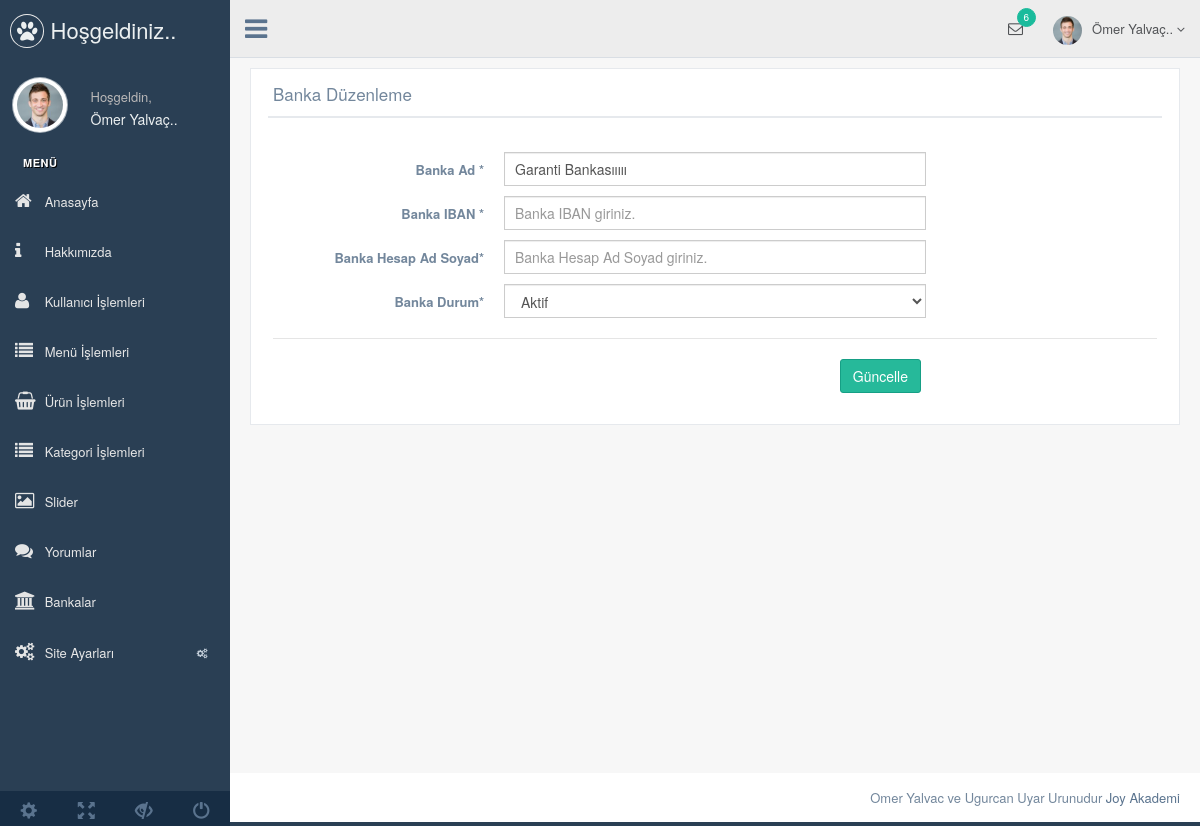
The app's page /admin/production/banka-duzenle.php?banka_id=1 (signed in) with its own data.
### tables this page shows
CREATE TABLE `kullanici` (
  `kullanici_id` int(11) NOT NULL,
  `kullanici_zaman` datetime NOT NULL DEFAULT CURRENT_TIMESTAMP,
  `kullanici_resim` varchar(250) NOT NULL,
  `kullanici_tc` varchar(50) NOT NULL,
  `kullanici_ad` varchar(50) NOT NULL,
  `kullanici_mail` varchar(100) NOT NULL,
  `kullanici_gsm` varchar(50) NOT NULL,
  `kullanici_password` varchar(50) NOT NULL,
  `kullanici_adsoyad` varchar(50) NOT NULL,
  `kullanici_adres` varchar(250) NOT NULL,
  `kullanici_il` varchar(100) NOT NULL,
  `kullanici_ilce` varchar(100) NOT NULL,
  `kullanici_unvan` varchar(100) NOT NULL,
  `kullanici_yetki` varchar(50) NOT NULL,
  `kullanici_durum` int(1) NOT NULL DEFAULT '1'
);

CREATE TABLE `banka` (
  `banka_id` int(11) NOT NULL,
  `banka_ad` varchar(50) NOT NULL,
  `banka_iban` varchar(50) NOT NULL,
  `banka_hesapadsoyad` varchar(50) NOT NULL,
  `banka_durum` enum('0','1') NOT NULL DEFAULT '0'
);

### admin/production/banka-duzenle.php (the view, shortened to what this page needs)
<?php include 'header.php';
$bankasor=$db->prepare("SELECT * FROM banka where banka_id=:id");
$bankasor->execute(array(
  'id' => $_GET['banka_id']
));
$bankacek=$bankasor->fetch(PDO::FETCH_ASSOC);
?>
        <div class="right_col" role="main">
          <div class="">
            <div class="row">
              <div class="col-md-12 col-sm-12 col-xs-12">
                <div class="x_panel">
                  <div class="x_title">
                    <h2>Banka Düzenleme </h2>
                    <div class="clearfix"></div>
                  </div>
                  <div class="x_content">
                    <br />
                    <form action="../netting/islem.php" method="POST" id="demo-form2" data-parsley-validate class="form-horizontal form-label-left">
                      <div class="form-group">
                        <label class="control-label col-md-3 col-sm-3 col-xs-12" for="first-name">Banka Ad <span class="required">*</span>
                        </label>
                        <div class="col-md-6 col-sm-6 col-xs-12">
                          <input type="text" id="first-name" name="banka_ad" value="<?php echo $bankacek['banka_ad'] ?>" required="required" class="form-control col-md-7 col-xs-12">
                        </div>
                      </div>
                      <div class="form-group">
                        <label class="control-label col-md-3 col-sm-3 col-xs-12" for="first-name">Banka IBAN <span class="required">*</span>
                        </label>
                        <div class="col-md-6 col-sm-6 col-xs-12">
                          <input type="text" id="first-name" name="banka_iban" placeholder="Banka IBAN giriniz." required="required" class="form-control col-md-7 col-xs-12">
                        </div>
                      </div>
                      <div class="form-group">
                        <label class="control-label col-md-3 col-sm-3 col-xs-12" for="first-name">Banka Hesap Ad Soyad<span class="required">*</span>
                        </label>
                        <div class="col-md-6 col-sm-6 col-xs-12">
                          <input type="text" id="first-name" name="banka_hesapadsoyad" placeholder="Banka Hesap Ad Soyad giriniz." required="required" class="form-control col-md-7 col-xs-12">
                        </div>
                      </div>
                      <div class="form-group">
                        <label class="control-label col-md-3 col-sm-3 col-xs-12" for="first-name">Banka Durum<span class="required">*</span>
                        </label>
                        <div class="col-md-6 col-sm-6 col-xs-12">
                         <select id="heard" class="form-control" name="banka_durum" required>
                        <option value="1" <?php echo $bankacek['banka_durum']=='1' ? 'selected=""' : ''; ?>> Aktif </option>
                        </select>
                        </div>
                      </div>
                      <div class="ln_solid"></div>
                      <div class="form-group">
                        <div align=right class="col-md-6 col-sm-6 col-xs-12 col-md-offset-3">
                          <button type="submit" name="bankaduzenle" class="btn btn-success">Güncelle</button>
                        </div>
                      </div>
                    </form>
                  </div>
                </div>
              </div>
            </div>
          </div>
        </div>
     <?php include 'footer.php';
     ?>

### admin/production/header.php (shortened to what this page needs)
<?php
include '../netting/baglam.php';
$kullanicisor=$db->prepare("SELECT * FROM kullanici where kullanici_mail=:mail");
$kullanicisor->execute(array(
  'mail' => $_SESSION['kullanici_mail']
));
$kullanicicek=$kullanicisor->fetch(PDO::FETCH_ASSOC);
?>
<!DOCTYPE html>
<html lang="en">
  <head>
    <link href="../vendors/bootstrap/dist/css/bootstrap.min.css" rel="stylesheet">
    <link href="../vendors/font-awesome/css/font-awesome.min.css" rel="stylesheet">
    <link href="../vendors/nprogress/nprogress.css" rel="stylesheet">
    <link href="../vendors/iCheck/skins/flat/green.css" rel="stylesheet">
    <link href="../vendors/datatables.net-bs/css/dataTables.bootstrap.min.css" rel="stylesheet">
    <link href="../vendors/datatables.net-buttons-bs/css/buttons.bootstrap.min.css" rel="stylesheet">
    <link href="../vendors/datatables.net-fixedheader-bs/css/fixedHeader.bootstrap.min.css" rel="stylesheet">
    <link href="../vendors/datatables.net-responsive-bs/css/responsive.bootstrap.min.css" rel="stylesheet">
    <link href="../vendors/datatables.net-scroller-bs/css/scroller.bootstrap.min.css" rel="stylesheet">
    <link href="../build/css/custom.min.css" rel="stylesheet">
  </head>
  <body class="nav-md">
    <div class="container body">
      <div class="main_container">
        <div class="col-md-3 left_col">
          <div class="left_col scroll-view">
            <div class="navbar nav_title" style="border: 0;">
              <a href="index.html" class="site_title"><i class="fa fa-paw"></i> <span>Hoşgeldiniz..</span></a>
            </div>
            <div class="profile clearfix">
              <div class="profile_pic">
                <img src="images/img.jpg" alt="..." class="img-circle profile_img">
              </div>
              <div class="profile_info">
                <span>Hoşgeldin,</span>
                <h2><?php echo $kullanicicek['kullanici_adsoyad']; ?></h2>
              </div>
            </div>
            <br />
            <div id="sidebar-menu" class="main_menu_side hidden-print main_menu">
              <div class="menu_section">
                <h3>Menü</h3>
                <ul class="nav side-menu">
                <li><a href="index.php"><i class="fa fa-home"></i> Anasayfa </a></li>
                <li><a href="hakkimizda.php"><i class="fa fa-info"></i> Hakkımızda </a></li>
                <li><a href="kullanici.php"><i class="fa fa-user"></i> Kullanıcı İşlemleri </a></li>
                <li><a href="menu.php"><i class="fa fa-list"></i> Menü İşlemleri </a></li>
                <li><a href="urun.php"><i class="fa fa-shopping-basket"></i> Ürün İşlemleri </a></li>
                <li><a href="kategori.php"><i class="fa fa-list"></i> Kategori İşlemleri </a></li>
                <li><a href="slider.php"><i class="fa fa-image"></i> Slider </a></li>
                <li><a href="yorum.php"><i class="fa fa-comments"></i> Yorumlar </a></li>
                <li><a href="banka.php"><i class="fa fa-bank"></i> Bankalar </a></li>
                  <li><a><i class="fa fa-cogs"></i> Site Ayarları <span class="fa fa-cogs"></span></a>
                  </li>
                </ul>
              </div>
            </div>
            <div class="sidebar-footer hidden-small">
              <a data-toggle="tooltip" data-placement="top" title="Settings">
                <span class="glyphicon glyphicon-cog" aria-hidden="true"></span>
              </a>
              <a data-toggle="tooltip" data-placement="top" title="FullScreen">
                <span class="glyphicon glyphicon-fullscreen" aria-hidden="true"></span>
              </a>
              <a data-toggle="tooltip" data-placement="top" title="Lock">
                <span class="glyphicon glyphicon-eye-close" aria-hidden="true"></span>
              </a>
              <a data-toggle="tooltip" data-placement="top" title="Logout">
                <span class="glyphicon glyphicon-off" aria-hidden="true"></span>
              </a>
            </div>
          </div>
        </div>
        <div class="top_nav">
          <div class="nav_menu">
            <nav>
              <div class="nav toggle">
                <a id="menu_toggle"><i class="fa fa-bars"></i></a>
              </div>
              <ul class="nav navbar-nav navbar-right">
                <li class="">
                  <a href="javascript:;" class="user-profile dropdown-toggle" data-toggle="dropdown" aria-expanded="false">
                    <img src="images/img.jpg" alt=""><?php echo $kullanicicek['kullanici_adsoyad']; ?>
                    <span class=" fa fa-angle-down"></span>
                  </a>
                </li>
                <li role="presentation" class="dropdown">
                  <a href="javascript:;" class="dropdown-toggle info-number" data-toggle="dropdown" aria-expanded="false">
                    <i class="fa fa-envelope-o"></i>
                    <span class="badge bg-green">6</span>
                  </a>
                </li>
              </ul>
            </nav>
          </div>
        </div>

### records on screen
kullanici: kullanici_adsoyad "Ömer Yalvaç.."
banka: banka_ad "Garanti Bankasııııı", banka_durum "Aktif"
